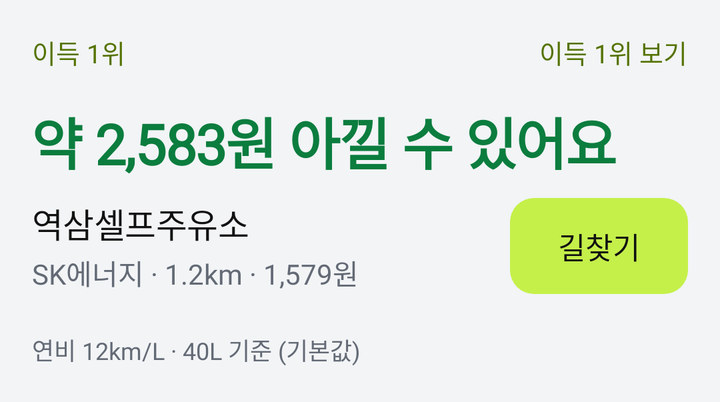
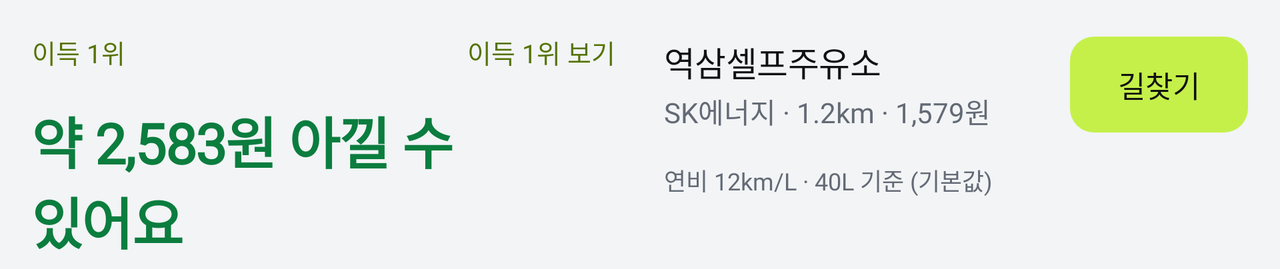

The same Android screen from two of the app's own layout files: first res/layout/ as a phone draws it, then the repository's variant for another configuration, drawn on a device whose configuration selects that folder. Both files follow.
<!-- AndroidManifest.xml: application theme Theme.FindCheapGas -->
<!-- res/layout/view_best_card_content.xml -->
<?xml version="1.0" encoding="utf-8"?>
<LinearLayout xmlns:android="http://schemas.android.com/apk/res/android"
    xmlns:app="http://schemas.android.com/apk/res-auto"
    xmlns:tools="http://schemas.android.com/tools"
    android:id="@+id/best_card_content"
    android:layout_width="match_parent"
    android:layout_height="wrap_content"
    android:background="?attr/selectableItemBackground"
    android:clickable="true"
    android:focusable="true"
    android:orientation="vertical"
    android:paddingStart="@dimen/card_padding"
    android:paddingTop="@dimen/space_xxs"
    android:paddingEnd="@dimen/card_padding"
    android:paddingBottom="@dimen/space_xxs">

    
    <LinearLayout
        android:layout_width="match_parent"
        android:layout_height="wrap_content"
        android:gravity="center_vertical"
        android:orientation="horizontal">

        <TextView
            android:id="@+id/best_card_label"
            android:layout_width="0dp"
            android:layout_height="wrap_content"
            android:layout_weight="1"
            android:ellipsize="end"
            android:gravity="center_vertical"
            android:maxLines="1"
            android:minHeight="@dimen/touch_target"
            android:textAppearance="?attr/textAppearanceLabelMedium"
            android:textColor="?attr/colorPrimary"
            tools:text="@string/best_card_label" />

        <com.google.android.material.button.MaterialButton
            android:id="@+id/best_card_show_best"
            style="@style/Widget.FindCheapGas.Button.Text"
            android:layout_width="wrap_content"
            android:layout_height="wrap_content"
            android:layout_marginEnd="@dimen/text_button_align_offset"
            android:minWidth="0dp"
            android:text="@string/best_card_show_best"
            android:textAppearance="?attr/textAppearanceLabelMedium"
            android:visibility="gone"
            tools:visibility="visible" />
    </LinearLayout>

    
    <TextView
        android:id="@+id/best_card_headline"
        android:layout_width="match_parent"
        android:layout_height="wrap_content"
        android:textAppearance="?attr/textAppearanceDisplaySmall"
        tools:text="약 2,583원 아낄 수 있어요"
        tools:textColor="@color/hero_saving_gain_text" />

    
    <LinearLayout
        android:layout_width="match_parent"
        android:layout_height="wrap_content"
        android:layout_marginTop="@dimen/space_s"
        android:gravity="center_vertical"
        android:orientation="horizontal">

        <LinearLayout
            android:layout_width="0dp"
            android:layout_height="wrap_content"
            android:layout_weight="1"
            android:orientation="vertical">

            <TextView
                android:id="@+id/best_card_name"
                android:layout_width="match_parent"
                android:layout_height="wrap_content"
                android:ellipsize="end"
                android:maxLines="1"
                android:textAppearance="?attr/textAppearanceTitleMedium"
                tools:text="역삼셀프주유소" />

            <TextView
                android:id="@+id/best_card_info"
                android:layout_width="match_parent"
                android:layout_height="wrap_content"
                android:layout_marginTop="@dimen/space_xxs"
                android:ellipsize="end"
                android:maxLines="2"
                android:textAppearance="?attr/textAppearanceBodyMedium"
                android:textColor="?attr/colorOnSurfaceVariant"
                tools:text="SK에너지 · 1.2km · 1,579원" />
        </LinearLayout>

        <com.google.android.material.button.MaterialButton
            android:id="@+id/best_card_route"
            style="@style/Widget.FindCheapGas.Button.Primary"
            android:layout_width="wrap_content"
            android:layout_height="wrap_content"
            android:layout_marginStart="@dimen/space_m"
            android:contentDescription="@string/detail_route_description"
            android:minHeight="@dimen/touch_target"
            android:text="@string/detail_route"
            app:icon="@drawable/ic_directions" />
    </LinearLayout>

    
    <TextView
        android:id="@+id/best_card_basis"
        android:layout_width="wrap_content"
        android:layout_height="wrap_content"
        android:layout_marginTop="@dimen/space_xs"
        android:background="?attr/selectableItemBackground"
        android:drawablePadding="@dimen/space_xxs"
        android:gravity="center_vertical"
        android:minHeight="@dimen/touch_target"
        android:textAppearance="?attr/textAppearanceBodySmall"
        android:textColor="?attr/colorOnSurfaceVariant"
        app:drawableEndCompat="@drawable/ic_chevron_right"
        app:drawableTint="?attr/colorOnSurfaceVariant"
        tools:text="연비 12km/L · 40L 기준 (기본값)" />
</LinearLayout>
<!-- resources referenced by this layout -->
<resources>
  <color name="hero_saving_gain_text">#FF0B7D3E</color>
  <dimen name="card_padding">@dimen/space_l</dimen>
  <dimen name="space_m">12dp</dimen>
  <dimen name="space_s">8dp</dimen>
  <dimen name="space_xs">4dp</dimen>
  <dimen name="space_xxs">2dp</dimen>
  <dimen name="text_button_align_offset">-12dp</dimen>
  <dimen name="touch_target">48dp</dimen>
  <string name="best_card_label">이득 1위</string>
  <string name="best_card_show_best">이득 1위 보기</string>
  <string name="detail_route">길찾기</string>
  <string name="detail_route_description">길찾기. 카카오맵이나 티맵을 열고 이 주유소를 목적지로 넣어요</string>
  <dimen name="space_l">16dp</dimen>
  <dimen name="button_height">52dp</dimen>
  <style name="ShapeAppearance.FindCheapGas.Button" parent="">
          <item name="cornerFamily">rounded</item>
          <item name="cornerSize">@dimen/corner_button</item>
      </style>
  <color name="bg_card">#FFFFFFFF</color>
  <dimen name="text_label">15sp</dimen>
  <dimen name="corner_button">12dp</dimen>
  <color name="accent_text">#FF557300</color>
  <color name="on_accent">#FFFFFFFF</color>
  <color name="brand_lime">#FFC5F04A</color>
  <color name="on_brand">#FF111111</color>
  <color name="inverse_accent">#FFC5F04A</color>
  <color name="brand_lime_soft">#FFEEF8D2</color>
  <color name="on_brand_soft">#FF111111</color>
  <color name="error">#FFD42A33</color>
  <color name="on_error">#FFFFFFFF</color>
  <color name="error_container">#FFFDE7E8</color>
  <color name="on_error_container">#FF5C0B10</color>
  <color name="bg_screen">#FFF2F4F6</color>
  <color name="text_primary">#FF111111</color>
  <color name="bg_control">#FFE5E8EB</color>
  <color name="text_secondary">#FF636A75</color>
  <color name="inverse_surface">#FF1C1D21</color>
  <color name="inverse_on_surface">#FFF2F3F5</color>
  <color name="outline">#FF8B929C</color>
  <color name="outline_soft">#FFDDE1E6</color>
  <style name="Widget.FindCheapGas.Snackbar" parent="Widget.Material3.Snackbar">
          <item name="shapeAppearance">@style/ShapeAppearance.FindCheapGas.Button</item>
      </style>
  <style name="Widget.FindCheapGas.TextInputLayout" parent="Widget.Material3.TextInputLayout.OutlinedBox">
          <item name="shapeAppearance">@style/ShapeAppearance.FindCheapGas.Button</item>
      </style>
  <!-- from res/values-v33/ -->
  <style name="Widget.FindCheapGas.TextView" parent="android:Widget.Material.TextView">
          <item name="android:textLocale">ko-KR</item>
          <item name="android:lineBreakWordStyle">phrase</item>
      </style>
  <dimen name="text_number">28sp</dimen>
  <dimen name="text_screen_title">22sp</dimen>
  <dimen name="text_card_title">17sp</dimen>
  <dimen name="text_section_title">15sp</dimen>
  <dimen name="text_body">16sp</dimen>
  <dimen name="text_body_small">14sp</dimen>
  <dimen name="text_caption">12sp</dimen>
  <dimen name="text_label_medium">13sp</dimen>
  <dimen name="text_label_small">12sp</dimen>
  <style name="ShapeAppearance.FindCheapGas.Card" parent="">
          <item name="cornerFamily">rounded</item>
          <item name="cornerSize">@dimen/corner_card</item>
      </style>
  <dimen name="elevation_floating">2dp</dimen>
  <dimen name="stroke_thin">1dp</dimen>
  <style name="ShapeAppearance.FindCheapGas.Pill" parent="">
          <item name="cornerFamily">rounded</item>
          <item name="cornerSize">50%</item>
      </style>
  <style name="Widget.FindCheapGas.BottomNavigation.ActiveIndicator" parent="Widget.Material3.BottomNavigationView.ActiveIndicator">
          <item name="android:color">@color/brand_lime</item>
      </style>
  <style name="Widget.FindCheapGas.AlertDialog" parent="MaterialAlertDialog.Material3">
          <item name="backgroundTint">@color/bg_card</item>
          <item name="shapeAppearance">@style/ShapeAppearance.FindCheapGas.Card</item>
      </style>
  <dimen name="corner_card">16dp</dimen>
  <!-- some entries are left out for length -->
</resources>
<!-- res/layout-land/view_best_card_content.xml (the repository's variant of the layout above) -->
<!-- drawn on the phone turned sideways -->
<?xml version="1.0" encoding="utf-8"?>
<LinearLayout xmlns:android="http://schemas.android.com/apk/res/android"
    xmlns:app="http://schemas.android.com/apk/res-auto"
    xmlns:tools="http://schemas.android.com/tools"
    android:id="@+id/best_card_content"
    android:layout_width="match_parent"
    android:layout_height="wrap_content"
    android:background="?attr/selectableItemBackground"
    android:baselineAligned="false"
    android:clickable="true"
    android:focusable="true"
    android:gravity="center_vertical"
    android:orientation="horizontal"
    android:paddingStart="@dimen/card_padding"
    android:paddingTop="@dimen/space_xxs"
    android:paddingEnd="@dimen/card_padding"
    android:paddingBottom="@dimen/space_xs">

    
    <LinearLayout
        android:layout_width="0dp"
        android:layout_height="wrap_content"
        android:layout_weight="1"
        android:orientation="vertical">

        <LinearLayout
            android:layout_width="match_parent"
            android:layout_height="wrap_content"
            android:gravity="center_vertical"
            android:orientation="horizontal">

            <TextView
                android:id="@+id/best_card_label"
                android:layout_width="0dp"
                android:layout_height="wrap_content"
                android:layout_weight="1"
                android:ellipsize="end"
                android:gravity="center_vertical"
                android:maxLines="1"
                android:minHeight="@dimen/touch_target"
                android:textAppearance="?attr/textAppearanceLabelMedium"
                android:textColor="?attr/colorPrimary"
                tools:text="@string/best_card_label" />

            <com.google.android.material.button.MaterialButton
                android:id="@+id/best_card_show_best"
                style="@style/Widget.FindCheapGas.Button.Text"
                android:layout_width="wrap_content"
                android:layout_height="wrap_content"
                android:layout_marginEnd="@dimen/text_button_align_offset"
                android:minWidth="0dp"
                android:text="@string/best_card_show_best"
                android:textAppearance="?attr/textAppearanceLabelMedium"
                android:visibility="gone"
                tools:visibility="visible" />
        </LinearLayout>

        <TextView
            android:id="@+id/best_card_headline"
            android:layout_width="match_parent"
            android:layout_height="wrap_content"
            android:textAppearance="?attr/textAppearanceDisplaySmall"
            tools:text="약 2,583원 아낄 수 있어요"
            tools:textColor="@color/hero_saving_gain_text" />
    </LinearLayout>

    
    <LinearLayout
        android:layout_width="0dp"
        android:layout_height="wrap_content"
        android:layout_marginStart="@dimen/space_xxl"
        android:layout_weight="1"
        android:orientation="vertical">

        <LinearLayout
            android:layout_width="match_parent"
            android:layout_height="wrap_content"
            android:gravity="center_vertical"
            android:orientation="horizontal">

            <LinearLayout
                android:layout_width="0dp"
                android:layout_height="wrap_content"
                android:layout_weight="1"
                android:orientation="vertical">

                <TextView
                    android:id="@+id/best_card_name"
                    android:layout_width="match_parent"
                    android:layout_height="wrap_content"
                    android:ellipsize="end"
                    android:maxLines="1"
                    android:textAppearance="?attr/textAppearanceTitleMedium"
                    tools:text="역삼셀프주유소" />

                <TextView
                    android:id="@+id/best_card_info"
                    android:layout_width="match_parent"
                    android:layout_height="wrap_content"
                    android:layout_marginTop="@dimen/space_xxs"
                    android:ellipsize="end"
                    android:maxLines="2"
                    android:textAppearance="?attr/textAppearanceBodyMedium"
                    android:textColor="?attr/colorOnSurfaceVariant"
                    tools:text="SK에너지 · 1.2km · 1,579원" />
            </LinearLayout>

            <com.google.android.material.button.MaterialButton
                android:id="@+id/best_card_route"
                style="@style/Widget.FindCheapGas.Button.Primary"
                android:layout_width="wrap_content"
                android:layout_height="wrap_content"
                android:layout_marginStart="@dimen/space_m"
                android:contentDescription="@string/detail_route_description"
                android:minHeight="@dimen/touch_target"
                android:text="@string/detail_route"
                app:icon="@drawable/ic_directions" />
        </LinearLayout>

        <TextView
            android:id="@+id/best_card_basis"
            android:layout_width="wrap_content"
            android:layout_height="wrap_content"
            android:background="?attr/selectableItemBackground"
            android:drawablePadding="@dimen/space_xxs"
            android:gravity="center_vertical"
            android:minHeight="@dimen/touch_target"
            android:textAppearance="?attr/textAppearanceBodySmall"
            android:textColor="?attr/colorOnSurfaceVariant"
            app:drawableEndCompat="@drawable/ic_chevron_right"
            app:drawableTint="?attr/colorOnSurfaceVariant"
            tools:text="연비 12km/L · 40L 기준 (기본값)" />
    </LinearLayout>
</LinearLayout>
<!-- resources referenced by the variant -->
<!-- as the phone turned sideways resolves them -->
<resources>
  <color name="hero_saving_gain_text">#FF0B7D3E</color>
  <dimen name="card_padding">@dimen/space_l</dimen>
  <dimen name="space_m">12dp</dimen>
  <dimen name="space_xs">4dp</dimen>
  <dimen name="space_xxl">24dp</dimen>
  <dimen name="space_xxs">2dp</dimen>
  <dimen name="text_button_align_offset">-12dp</dimen>
  <dimen name="touch_target">48dp</dimen>
  <string name="best_card_label">이득 1위</string>
  <string name="best_card_show_best">이득 1위 보기</string>
  <string name="detail_route">길찾기</string>
  <string name="detail_route_description">길찾기. 카카오맵이나 티맵을 열고 이 주유소를 목적지로 넣어요</string>
  <dimen name="space_l">16dp</dimen>
  <dimen name="button_height">52dp</dimen>
  <style name="ShapeAppearance.FindCheapGas.Button" parent="">
          <item name="cornerFamily">rounded</item>
          <item name="cornerSize">@dimen/corner_button</item>
      </style>
  <color name="bg_card">#FFFFFFFF</color>
  <dimen name="text_label">15sp</dimen>
  <dimen name="corner_button">12dp</dimen>
  <color name="accent_text">#FF557300</color>
  <color name="on_accent">#FFFFFFFF</color>
  <color name="brand_lime">#FFC5F04A</color>
  <color name="on_brand">#FF111111</color>
  <color name="inverse_accent">#FFC5F04A</color>
  <color name="brand_lime_soft">#FFEEF8D2</color>
  <color name="on_brand_soft">#FF111111</color>
  <color name="error">#FFD42A33</color>
  <color name="on_error">#FFFFFFFF</color>
  <color name="error_container">#FFFDE7E8</color>
  <color name="on_error_container">#FF5C0B10</color>
  <color name="bg_screen">#FFF2F4F6</color>
  <color name="text_primary">#FF111111</color>
  <color name="bg_control">#FFE5E8EB</color>
  <color name="text_secondary">#FF636A75</color>
  <color name="inverse_surface">#FF1C1D21</color>
  <color name="inverse_on_surface">#FFF2F3F5</color>
  <color name="outline">#FF8B929C</color>
  <color name="outline_soft">#FFDDE1E6</color>
  <style name="Widget.FindCheapGas.Snackbar" parent="Widget.Material3.Snackbar">
          <item name="shapeAppearance">@style/ShapeAppearance.FindCheapGas.Button</item>
      </style>
  <style name="Widget.FindCheapGas.TextInputLayout" parent="Widget.Material3.TextInputLayout.OutlinedBox">
          <item name="shapeAppearance">@style/ShapeAppearance.FindCheapGas.Button</item>
      </style>
  <!-- from res/values-v33/ -->
  <style name="Widget.FindCheapGas.TextView" parent="android:Widget.Material.TextView">
          <item name="android:textLocale">ko-KR</item>
          <item name="android:lineBreakWordStyle">phrase</item>
      </style>
  <dimen name="text_number">28sp</dimen>
  <dimen name="text_screen_title">22sp</dimen>
  <dimen name="text_card_title">17sp</dimen>
  <dimen name="text_section_title">15sp</dimen>
  <dimen name="text_body">16sp</dimen>
  <dimen name="text_body_small">14sp</dimen>
  <dimen name="text_caption">12sp</dimen>
  <dimen name="text_label_medium">13sp</dimen>
  <dimen name="text_label_small">12sp</dimen>
  <style name="ShapeAppearance.FindCheapGas.Card" parent="">
          <item name="cornerFamily">rounded</item>
          <item name="cornerSize">@dimen/corner_card</item>
      </style>
  <dimen name="elevation_floating">2dp</dimen>
  <dimen name="stroke_thin">1dp</dimen>
  <style name="ShapeAppearance.FindCheapGas.Pill" parent="">
          <item name="cornerFamily">rounded</item>
          <item name="cornerSize">50%</item>
      </style>
  <style name="Widget.FindCheapGas.BottomNavigation.ActiveIndicator" parent="Widget.Material3.BottomNavigationView.ActiveIndicator">
          <item name="android:color">@color/brand_lime</item>
      </style>
  <style name="Widget.FindCheapGas.AlertDialog" parent="MaterialAlertDialog.Material3">
          <item name="backgroundTint">@color/bg_card</item>
          <item name="shapeAppearance">@style/ShapeAppearance.FindCheapGas.Card</item>
      </style>
  <dimen name="corner_card">16dp</dimen>
  <!-- some entries are left out for length -->
</resources>
